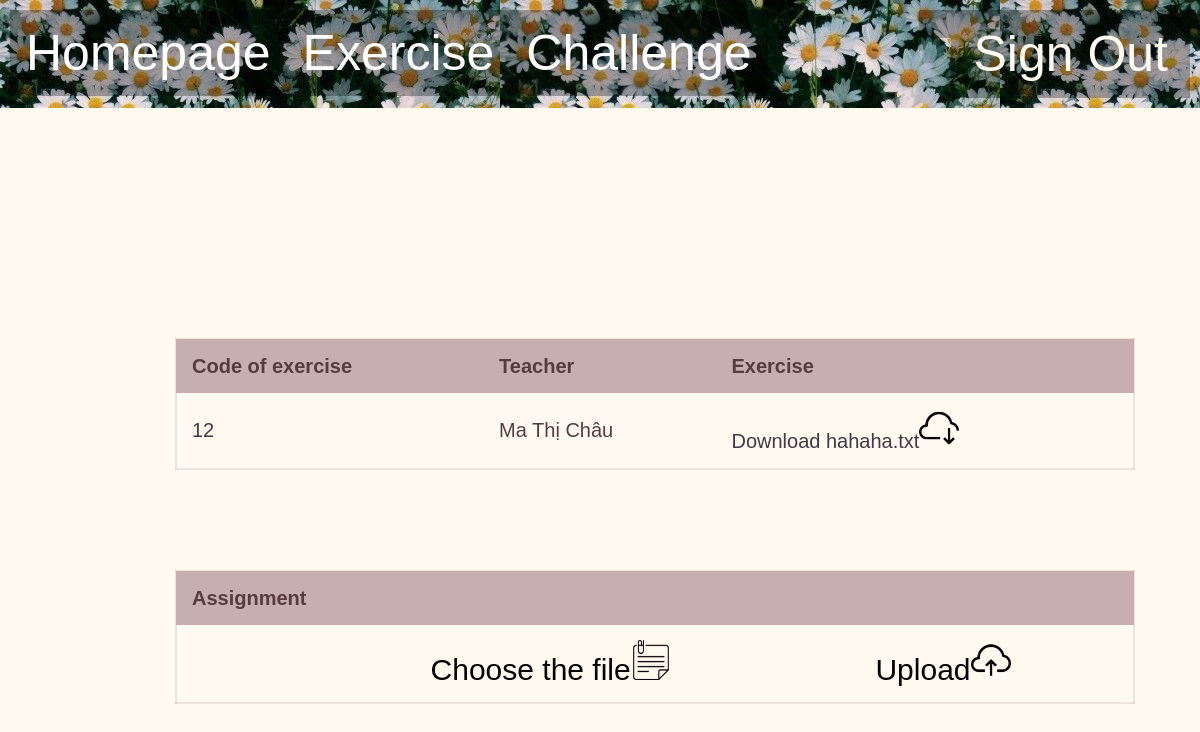
Screenshot of /exercise.php?codeOfExercise=12 with the database file from the repository.
### tables this page shows
CREATE TABLE `exercise` (
  `account` varchar(15) NOT NULL,
  `codeOfExercise` int(15) NOT NULL,
  `summarise` varchar(50) NOT NULL,
  `fileName` varchar(100) NOT NULL,
  `fileEnding` varchar(10) NOT NULL
);

CREATE TABLE `teacher` (
  `account` varchar(15) NOT NULL,
  `nameOfTeacher` varchar(30) NOT NULL
);

### exercise.php (the view, shortened to what this page needs)
<head>
    <link rel="stylesheet" href="mains.css">
    <link rel="stylesheet" href="navbars.css">
    <link rel="stylesheet" href="exercisess.css">
</head>
<body>
    <div>
        <ul>
            <li><a href='listOfUsers.php'>Homepage</a></li>
            <li><a href='exercise.php'>Exercise</a></li>
            <li style="float:right"><a href=""><form action="" method="POST" style="font-size: 0px;"><input type="submit" name="signOut" value="Sign Out" style="border:none; background-color:transparent;
            font-size: 50px; font-family: 'Gill Sans', 'Gill Sans MT', Calibri, 'Trebuchet MS', sans-serif; color: floralwhite;"></form></a></li>
            <li style="float:right"><a href=<?php session_start(); echo "'listOfUsers.php?account=".$_SESSION["account"]."'>";?> <?php echo $_SESSION["account"];?></a></li>
            <li><a href='challenge.php'>Challenge</a></li>
        </ul>
    </div>
    <?php
        $servername = "localhost";
        $database = "student_management";
        $username = "root";
        $password = "";
        $conn = mysqli_connect($servername, $username, $password, $database);
        $html = '<table id="t01">';
        $html .= '<tr>';
        $html .= '<th>' . "Code of exercise" .'</th>';
        $html .= '<th>' . "Teacher".'</th>';
        if (!empty($_GET['codeOfExercise'])){
            $html .= '<th>' . "Exercise" .'</th>';
            $html .= '</tr>';
            $codeOfExercise = $_GET['codeOfExercise'];
            $sql = "SELECT `codeOfExercise`, teacher.account, nameOfTeacher, fileName
                    FROM `exercise`
                    JOIN teacher
                    ON teacher.account = exercise.account
                    WHERE `codeOfExercise`='$codeOfExercise'";
            $result = $conn->query($sql);
            $row = $result->fetch_assoc();
            $html .= '<tr>';
            $html .= '<td>' .'<a href="exercise.php?codeOfExercise='.$row["codeOfExercise"].'">'. $row["codeOfExercise"] .'</a>'.'</td>';
            $html .= '<td>' . $row["nameOfTeacher"] . '</td>';
            $html .= '<td>' . '<p><a href="download.php?file=' . urlencode($row["fileName"]) . '">Download '.$row["fileName"]
            .'<img src="image/cloud-computing (1).png" alt="Download" width="40" height="40">'.'</a></p>' . '</td>';
            $html .= '</tr>';
        }
        $html .= '</table>';
        echo $html;
                ?>
                <?php
        if ($_SESSION['isTeacher'] == 0 && !empty($_GET['codeOfExercise'])){
            $html1 = '<table id="t01" style="margin:-100px 175px">';
            $html1 .= '<tr>';
            $html1 .= '<th>' . "Assignment".'</th>';
            $html1 .= '<th>' . "" .'</th>';
            $html1 .= '<th>' . "".'</th>';
            $html1 .= '</tr>';
            $a = $_SESSION['account'];
            $codeOfExercise = $_GET['codeOfExercise'];
            $sql = "SELECT `completedExercise`, `time`, `mark`
                    FROM `homework`
                    WHERE `accountStudent` = '$a' AND `codeOfExercise` = '$codeOfExercise'";
            $result = $conn->query($sql);
            if($row = $result->fetch_assoc()){
                $html1 .= '<tr>';
                $html1 .= '<td>' . '<p><a href="download.php?file=' . urlencode($row["completedExercise"]) . '">Download '.$row["completedExercise"].'<img src="image/cloud-computing (1).png" alt="Download" width="40" height="40">'.'</a></p>' . '</td>';
                $html1 .= '<form action="" method="post" enctype="multipart/form-data">';
                $html1 .=  '<td>' .  '<input type="file" name="file" id="file" class="inputfile">';
                $html1 .=    '<label for="file" class="button" >Change the file</label>'.
                '<img src="image/sticky-note.png" alt="Download" width="40" height="40">'.'</td>';
                $html1 .=   '<td>' . '<input type="submit" name="uploadAgain" value="Upload" class="button">'.
                '<img src="image/cloud-computing.png" alt="Download" width="40" height="40">'.'</td>';
                $html1 .= '</form>'.'</tr>';
                $html1 .= '</table>';
                echo $html1;
                if (isset($_POST['uploadAgain']) && isset($_FILES['file'])) {
                    if ($_FILES['file']['error'] > 0){
                        ?>
                        <script>
                            location.replace("exercise.php?codeOfExercise=".$_GET["codeOfExercise"]);
                        </script>
                        <?php
                    }
                    else {
                        move_uploaded_file($_FILES['file']['tmp_name'], 'exercise/' . $_FILES['file']['name']);
                        $a = $_SESSION['account'];
                        $type = $_FILES['file']['type'];
                        $name = $_FILES['file']['name'];
                        $sql="UPDATE homework
                        SET  completedExercise = '$name', fileEnding = '$type'
                        WHERE accountStudent = '$a'";
                        if ($conn->query($sql) === TRUE)  {
                            ?>
                            <script>
                                location.replace("exercise.php?codeOfExercise=".$_GET["codeOfExercise"]);
                            </script>
                            <?php
                        }
                        else {
                            ?>
                            <script>
                                location.replace("exercise.php?codeOfExercise=".$_GET["codeOfExercise"]);
                            </script>
                            <?php
                        }
                    }
                }
            }
            else {
                $html1 .= '<tr>';
                $html1 .= '<td>'."".'</td>';
                $html1 .= '<form action="" method="post" enctype="multipart/form-data" >';
                $html1 .=  '<td>' .  '<input type="file" name="file" id="file" class="inputfile">';
                $html1 .=    '<label for="file" class="button" >Choose the file</label>'.
                '<img src="image/sticky-note.png" alt="Download" width="40" height="40">'.'</td>';
                $html1 .=   '<td>' . '<input type="submit" name="up1st" value="Upload" class="button">'.
                '<img src="image/cloud-computing.png" alt="Download" width="40" height="40">'.'</td>';
                $html1 .= '</form>'.'</tr>';
                $html1 .= '</table>';
                echo $html1;
                        ?>
                            <?php
            }
    }
        ?>
</body>

### mains.css (style rules this page uses)
body { margin: 0; background-color: floralwhite; }

### navbars.css (style rules this page uses)
ul { list-style-type: none; margin: 0px; border-bottom: 30px solid floralwhite; padding: 10; overflow: hidden; background-image:url('image/b99d24f738af6f0ac9dd9d15391b8f77.jpg'); font-size: 50px; font-family: 'Gill Sans', 'Gill Sans MT', Calibri, 'Trebuchet MS', sans-serif; color: floralwhite; }
li { float: left; }
li a { display: block; color: white; text-align: center; padding: 14px 16px; text-decoration: none; background-color: rgba(0, 0, 0, 0.3); }

### exercisess.css (style rules this page uses)
table { margin: 200px 175px; width: 80%; border: 2px solid rgb(199, 175, 175, 0.3); }
table, th, td { border-collapse: collapse; font-size: 20px; font-family: 'Gill Sans', 'Gill Sans MT', Calibri, 'Trebuchet MS', sans-serif; }
th, td { padding: 15px; text-align: left; }
#t01 tr:nth-child(even) { background-color: floralwhite ; color: rgb(88, 60, 60); }
#t01 a:link { color: rgb(62, 59, 70) ; text-decoration: none; }
#t01 tr:nth-child(odd) { background-color: rgb(199, 175, 175, 0.3); color: rgb(88, 60, 60); }
#t01 th { background-color: rgb(199, 175, 175); }
.button { border: none; list-style-type: none; padding: 0px; overflow: hidden; font-size: 30px; font-family: 'Gill Sans', 'Gill Sans MT', Calibri, 'Trebuchet MS', sans-serif; color: black; background-color: floralwhite; }

### rows the page displays
exercise: codeOfExercise "12", teacher.nameOfTeacher "Ma Thị Châu", fileName "hahaha.txt"
